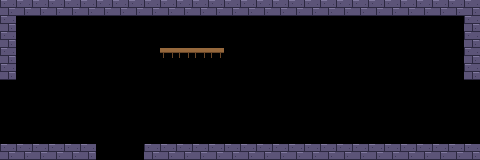

Below is a game level as drawn by its tile map, then a one-line description and the .tmx file that defines it, in full:
An orthogonal 30x10 tile map with 16x16 px tiles, 1 tile layer (suelo) and 2 objects (bat, slime).

<map version="1.10" orientation="orthogonal" renderorder="right-down" width="30" height="10" tilewidth="16" tileheight="16" infinite="0" nextlayerid="3" nextobjectid="3">
 <properties>
  <property name="mx" type="int" value="1" />
  <property name="my" type="int" value="1" />
 </properties>
 <tileset firstgid="1" source="tiles.tsx" />
 <layer id="1" name="suelo" width="30" height="10">
  <data encoding="csv">
1,1,1,1,1,1,1,1,1,1,1,1,1,1,1,1,1,1,1,1,1,1,1,1,1,1,1,1,1,1,
1,0,0,0,0,0,0,0,0,0,0,0,0,0,0,0,0,0,0,0,0,0,0,0,0,0,0,0,0,1,
1,0,0,0,0,0,0,0,0,0,0,0,0,0,0,0,0,0,0,0,0,0,0,0,0,0,0,0,0,1,
1,0,0,0,0,0,0,0,0,0,2,2,2,2,0,0,0,0,0,0,0,0,0,0,0,0,0,0,0,1,
1,0,0,0,0,0,0,0,0,0,0,0,0,0,0,0,0,0,0,0,0,0,0,0,0,0,0,0,0,1,
0,0,0,0,0,0,0,0,0,0,0,0,0,0,0,0,0,0,0,0,0,0,0,0,0,0,0,0,0,0,
0,0,0,0,0,0,0,0,0,0,0,0,0,0,0,0,0,0,0,0,0,0,0,0,0,0,0,0,0,0,
0,0,0,0,0,0,0,0,0,0,0,0,0,0,0,0,0,0,0,0,0,0,0,0,0,0,0,0,0,0,
0,0,0,0,0,0,0,0,0,0,0,0,0,0,0,0,0,0,0,0,0,0,0,0,0,0,0,0,0,0,
1,1,1,1,1,1,0,0,0,1,1,1,1,1,1,1,1,1,1,1,1,1,1,1,1,1,1,1,1,1
</data>
 </layer>
 <objectgroup id="2" name="cosas">
  <object id="1" name="bat" type="bat" x="344" y="64" />
  <object id="2" name="slime" type="slime" x="360" y="144" />
 </objectgroup>
</map>
